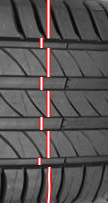
#> input picture images/pneu.png, 108 x 203 px; its folder holds 5 pictures in this run
$ python exercicio_Hough_Lines.py
#> lines starting #> are read from the running program, lines starting #| are printed output that depends on the picture; after the words box and inside, x2 and y2 are one past the last pixel; in counts of white or black regions, pixels touching at a corner belong together
import cv2
import os
import numpy as np

# load image
folder = "images"
img_original = cv2.imread(os.path.join(folder, "pneu.png"))
#> img_original is the input picture: shape (203, 108, 3); mean B, G, R 84.6, 84.6, 89.2

# get image with only the red channel
img_red_channel = img_original[:, :, 2]
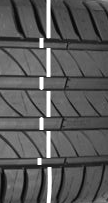
#> img_red_channel: shape (203, 108); min 0, max 255, mean 89.2

# binarize image with fixed threshold
_, img_thresh = cv2.threshold(img_red_channel, 254, 255, cv2.THRESH_BINARY)
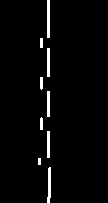
#> img_thresh: shape (203, 108); 2.7% white; 9 white regions, largest, box (x1, y1, x2, y2) and area: (47, 0, 50, 38) 114, (47, 167, 51, 203) 108, (47, 48, 50, 77) 87

# detect edges
edges = cv2.Canny(img_thresh, 50, 150)
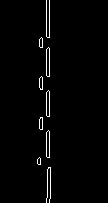
#> edges: shape (203, 108); 1.9% white in thin lines or dots, all inside (x1, y1, x2, y2) = (37, 0, 51, 203)
cv2.imshow("Edges (Canny)", edges)

rho = 1
theta = np.pi/180
threshold = 1

def update_lines():
    lines = cv2.HoughLinesP(edges, rho=rho, theta=theta, threshold=threshold, minLineLength=50, maxLineGap=50)
#> lines = [[49, 202, 49, 0], [46, 202, 46, 0], [39, 164, 39, 39], [47, 197, 47, 37], [40, 164, 40, 38], [42, 129, 42, 38], [48, 168, 48, 37], [41, 129, 41, 37]]
    img_lines = img_original.copy()
    for line in lines:
        x1, y1, x2, y2 = line[0]
        cv2.line(img_lines, (x1, y1), (x2, y2), (0, 255, 0), 2)
#> this loop made 8 passes
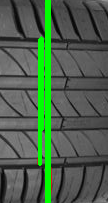
#> img_lines: shape (203, 108, 3); 8.74% of pixels changed, all inside (x1, y1, x2, y2) = (38, 0, 51, 203)
    cv2.imshow("Lines", img_lines)

def on_trackbar_rho(val):
    global rho
    rho = val
    update_lines()

def on_trackbar_threshold(val):
    global threshold
    threshold = val
    update_lines()

cv2.namedWindow("Lines")
cv2.createTrackbar("rho", "Lines", rho, 100, on_trackbar_rho)
cv2.createTrackbar("threshold", "Lines", threshold, 100, on_trackbar_threshold)
update_lines()
cv2.waitKey(0)
